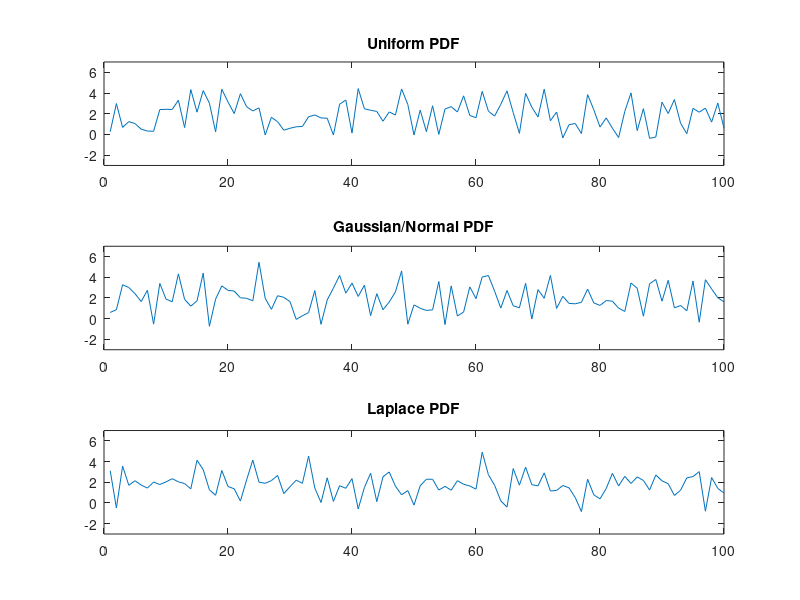

MATLAB code to generate this figure:
clear;
N = 100;
mean = 2;
variance = 2;

% A uniform PDF
a = 2 - sqrt(6);
b = 2 + sqrt(6);

uniform_vars = a + (b - a) .* rand(N, 1);
subplot(3,1,1);
plot(uniform_vars);
ylim([-3, 7]);
title("Uniform PDF");

% B gaussian PDF
std_dev = sqrt(variance);
gaussian_vars = mean + std_dev*randn(N,1);
subplot(3,1,2);
plot(gaussian_vars);
ylim([-3, 7]);
title("Gaussian/Normal PDF");

% C Laplace PDF
% Laplace PDF characterized by mean and b where variance is equal to 2b^2
b = 1;
% Laplace PDF can be generated using uniform distribution in interval [-1/2, 1/2]
uni_vars = -0.5 + 1 .* rand(N, 1);
laplace_vars = mean - b*sign(uni_vars).*log(1-2*abs(uni_vars));
subplot(3,1,3);
plot(laplace_vars);
ylim([-3, 7]);
title("Laplace PDF");

